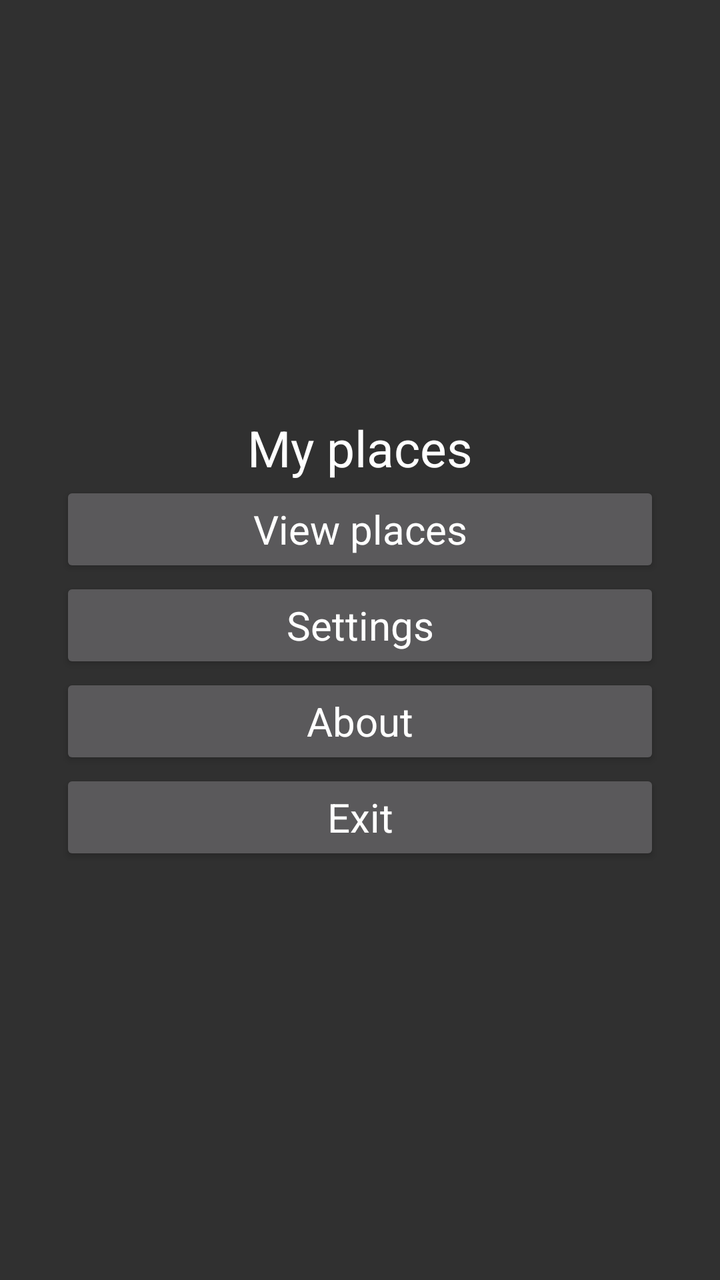
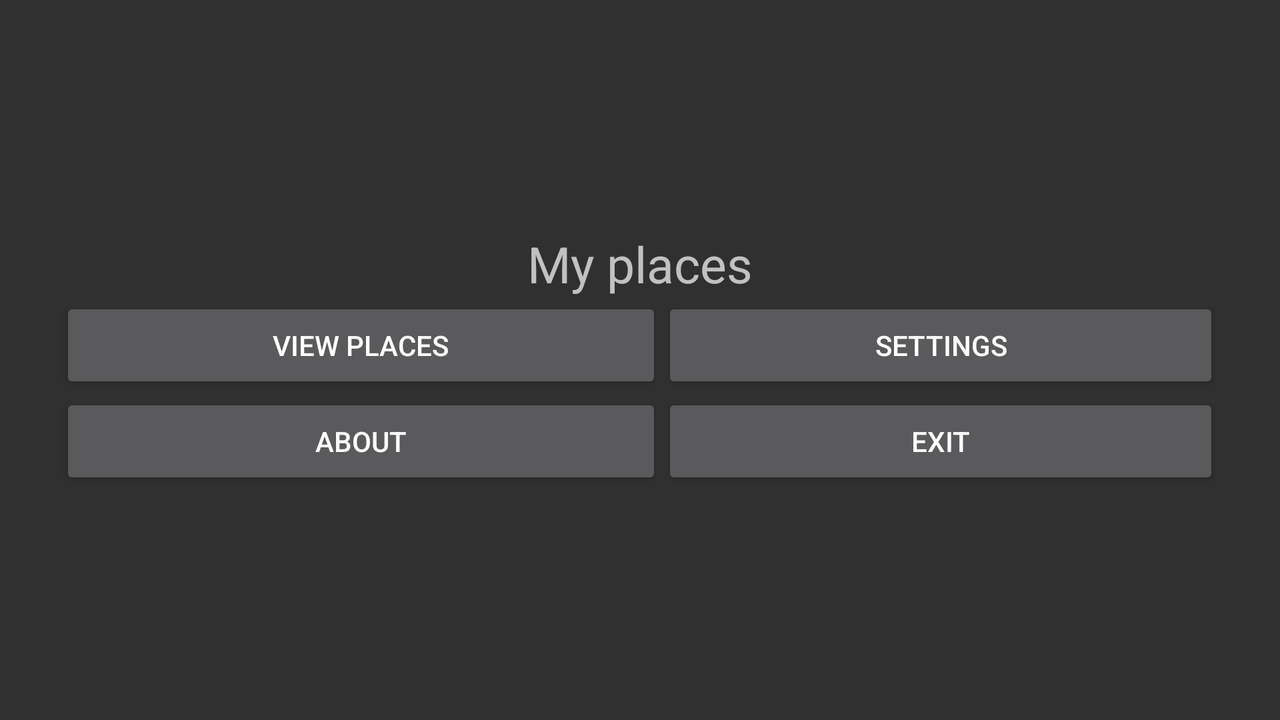

The same Android screen from two of the app's own layout files: first res/layout/ as a phone draws it, then the repository's variant for another configuration, drawn on a device whose configuration selects that folder. Both files follow.
<!-- AndroidManifest.xml: application theme TemaMisLugares -->
<!-- res/layout/activity_main.xml -->
<LinearLayout xmlns:android="http://schemas.android.com/apk/res/android"
    xmlns:tools="http://schemas.android.com/tools"
    android:layout_width="match_parent"
    android:layout_height="match_parent"
    android:gravity="center"
    android:orientation="vertical"
    android:padding="30dp"
    android:theme="@style/TemaMisLugares"
    tools:context=".activity_main">

    <TextView style="@style/TemaMisLugares.EstiloTexto" android:text="@string/app_name"/>
    <Button android:id="@+id/Button01" style="@style/TemaMisLugares.EstiloTexto.Botones" android:text="@string/opcion1" />
    <Button android:id="@+id/Button02" style="@style/TemaMisLugares.EstiloTexto.Botones" android:text="@string/opcion2" />
    <Button android:id="@+id/Button03" style="@style/TemaMisLugares.EstiloTexto.Botones" android:text="@string/opcion3" />
    <Button android:id="@+id/Button04" style="@style/TemaMisLugares.EstiloTexto.Botones" android:text="@string/opcion4" />

</LinearLayout>
<!-- resources referenced by this layout -->
<resources>
  <string name="app_name">My places</string>
  <string name="opcion1">View places</string>
  <string name="opcion2">Settings</string>
  <string name="opcion3">About</string>
  <string name="opcion4">Exit</string>
  <style name="TemaMisLugares" parent="Theme.AppCompat.NoActionBar">
  
      </style>
  <style name="TemaMisLugares.EstiloTexto">
          <item name="android:layout_width">match_parent</item>
          <item name="android:layout_height">wrap_content</item>
          <item name="android:gravity">center</item>
          <item name="android:textSize">25sp</item>
      </style>
  <style name="TemaMisLugares.EstiloTexto.Botones">
          <item name="android:padding">10dp</item>
          <item name="android:textSize">20sp</item>
      </style>
</resources>
<!-- res/layout-land/activity_main.xml (the repository's variant of the layout above) -->
<!-- drawn on the phone turned sideways -->
<LinearLayout xmlns:android="http://schemas.android.com/apk/res/android"
    xmlns:tools="http://schemas.android.com/tools" android:layout_width="match_parent"
    android:layout_height="match_parent"
    android:gravity="center"
    android:orientation="vertical"
    android:padding="30dp"
    tools:context=".activity_main">

    <TextView android:layout_width="match_parent" android:layout_height="wrap_content"
        android:gravity="center" android:text="@string/app_name" android:textSize="25sp"/>
    <TableLayout
        android:layout_width="match_parent"
        android:layout_height="wrap_content"
        android:stretchColumns="*">
        <TableRow>
            <Button android:id="@+id/Button01" android:layout_width="match_parent" android:layout_height="wrap_content"
                android:text="@string/opcion1" />
            <Button android:id="@+id/Button02" android:layout_width="match_parent" android:layout_height="wrap_content"
                android:text="@string/opcion2" />
        </TableRow>
        <TableRow>
            <Button android:id="@+id/Button03" android:layout_width="match_parent" android:layout_height="wrap_content"
                android:text="@string/opcion3" />
            <Button android:id="@+id/Button04" android:layout_width="match_parent" android:layout_height="wrap_content"
                android:text="@string/opcion4" />
        </TableRow>
    </TableLayout>

</LinearLayout>
<!-- resources referenced by the variant -->
<!-- as the phone turned sideways resolves them -->
<resources>
  <string name="app_name">My places</string>
  <string name="opcion1">View places</string>
  <string name="opcion2">Settings</string>
  <string name="opcion3">About</string>
  <string name="opcion4">Exit</string>
  <style name="TemaMisLugares" parent="Theme.AppCompat.NoActionBar">
  
      </style>
</resources>
